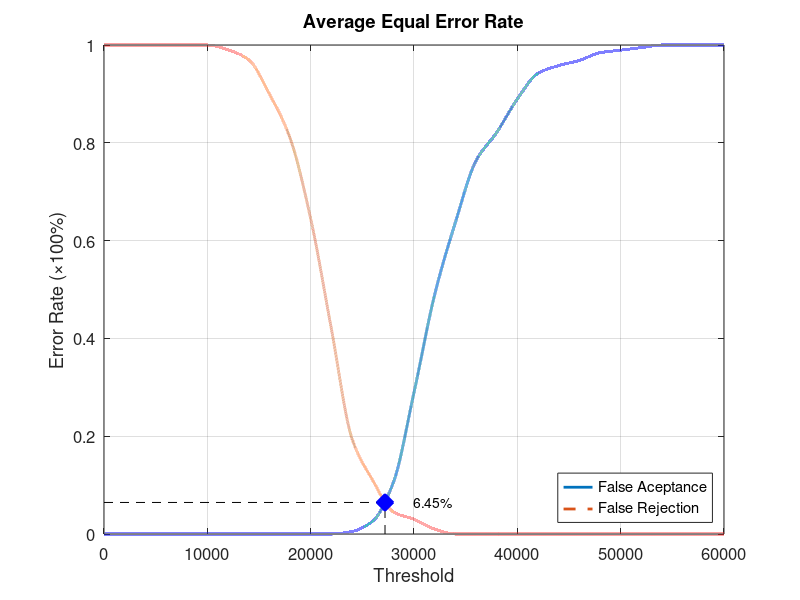
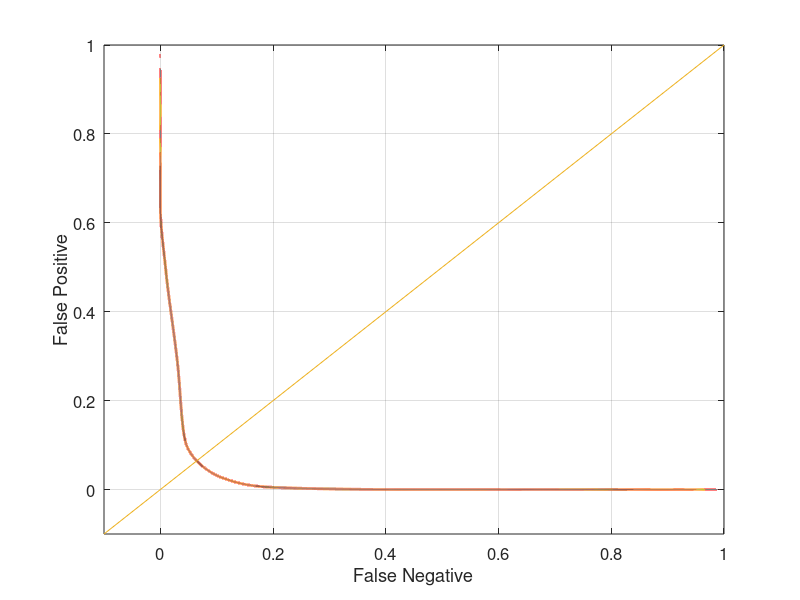

MATLAB code to generate these figures, in order:
function yEER = Database3_2
close all;
clear;
clc;
x = 0:2000:60000;
xq = 0:0.5:60000;

y0 = [0 0 0 0 0 0 0 0 0 0 0 0 0.00526316 0.0263158 0.105263 0.289474 0.489474 0.636842 0.763158 0.821053 0.889474 0.942105 0.957895 0.968421 0.984211 0.989474 0.994737 1 1 1 1];
yy0 = interp1(x, y0, xq, 'pchip');
y1 = [1 1 1 1 1 1 0.99 0.97 0.9 0.81 0.645 0.42 0.195 0.11 0.045 0.03 0.01 0 0 0 0 0 0 0 0 0 0 0 0 0 0];
yy1 = interp1(x, y1, xq, 'pchip');

% Calculating EER: 
y2 = abs(y0 - y1);
find(y2 == min(y2))
yy2 = abs(yy0 - yy1);
xEER = find(yy2 == min(yy2));
xEERIndex = xq(xEER) % X-axis EER
yEER = yy0(xEER) % Y-axis EER

main = figure
plot(xq, yy0,'-','LineWidth', 2);	hold on
plot(xq, yy1,'--','LineWidth', 2);	hold on
plot([xEERIndex xEERIndex], [0 yEER], 'k--');	hold on
plot([0 xEERIndex], [yEER yEER], 'k--');	hold on
plot(xEERIndex, yEER, 'bx', 'LineWidth', 10);	hold on
text(xEERIndex + 10 * xEERIndex / 100, yEER, [num2str(round((10000 * yEER)) / 100) '%'])
legend('False Aceptance', 'False Rejection', 'Location', 'SouthEast')
xlabel('Threshold')
ylabel('Error Rate (\times100%)')
title('Average Equal Error Rate')
set(gca, 'FontSize', 12)
axis([0 60000 0 1])
grid on

print(main, 'Database3_2Main', '-dpng');
FNRxFPR = figure('Color', [1 1 1]);
plot(yy1, yy0, '-', yy1, yy0, 'LineWidth', 2);
hold on
y = -0.1:0.1:1
plot(y, y); 
set(gca, 'FontSize', 12)
xlabel('False Negative')
ylabel('False Positive')
axis([-0.1 1 -0.1 1])
set(gca, 'FontSize', 12)
grid on

print(FNRxFPR, 'Database3_2FNRxFPR','-dpng');
end
